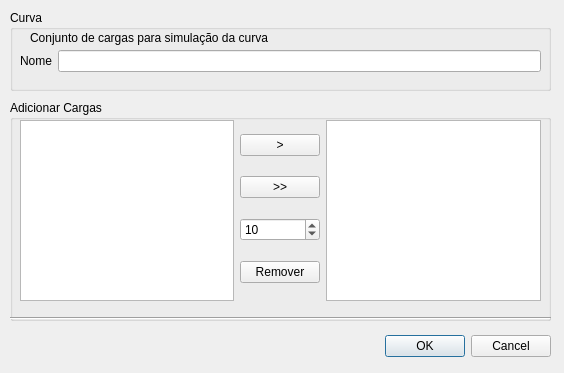
<?xml version="1.0" encoding="UTF-8"?>
<ui version="4.0">
 <class>NovaCurva</class>
 <widget class="QDialog" name="NovaCurva">
  <property name="geometry">
   <rect>
    <x>0</x>
    <y>0</y>
    <width>564</width>
    <height>373</height>
   </rect>
  </property>
  <property name="windowTitle">
   <string>Adicionar Curva</string>
  </property>
  <widget class="QDialogButtonBox" name="buttonBox">
   <property name="geometry">
    <rect>
     <x>210</x>
     <y>330</y>
     <width>341</width>
     <height>32</height>
    </rect>
   </property>
   <property name="orientation">
    <enum>Qt::Horizontal</enum>
   </property>
   <property name="standardButtons">
    <set>QDialogButtonBox::Cancel|QDialogButtonBox::Ok</set>
   </property>
  </widget>
  <widget class="QGroupBox" name="groupBox_3">
   <property name="geometry">
    <rect>
     <x>10</x>
     <y>10</y>
     <width>541</width>
     <height>81</height>
    </rect>
   </property>
   <property name="title">
    <string>Curva</string>
   </property>
   <widget class="QLabel" name="label_6">
    <property name="geometry">
     <rect>
      <x>20</x>
      <y>20</y>
      <width>361</width>
      <height>16</height>
     </rect>
    </property>
    <property name="text">
     <string>Conjunto de cargas para simulação da curva</string>
    </property>
   </widget>
   <widget class="QWidget" name="formLayoutWidget_2">
    <property name="geometry">
     <rect>
      <x>10</x>
      <y>40</y>
      <width>521</width>
      <height>31</height>
     </rect>
    </property>
    <layout class="QFormLayout" name="formLayout_2">
     <item row="0" column="0">
      <widget class="QLabel" name="carga_label_2">
       <property name="text">
        <string>Nome</string>
       </property>
      </widget>
     </item>
     <item row="0" column="1">
      <widget class="QLineEdit" name="curva_nome"/>
     </item>
    </layout>
   </widget>
  </widget>
  <widget class="QGroupBox" name="groupBox_2">
   <property name="geometry">
    <rect>
     <x>10</x>
     <y>100</y>
     <width>541</width>
     <height>221</height>
    </rect>
   </property>
   <property name="title">
    <string>Adicionar Cargas</string>
   </property>
   <widget class="QWidget" name="horizontalLayoutWidget_2">
    <property name="geometry">
     <rect>
      <x>10</x>
      <y>20</y>
      <width>521</width>
      <height>181</height>
     </rect>
    </property>
    <layout class="QHBoxLayout" name="horizontalLayout_2">
     <item>
      <widget class="QListWidget" name="loadList"/>
     </item>
     <item>
      <layout class="QVBoxLayout" name="verticalLayout_2">
       <item>
        <widget class="QPushButton" name="addOne">
         <property name="text">
          <string>&gt;</string>
         </property>
        </widget>
       </item>
       <item>
        <widget class="QPushButton" name="addMany">
         <property name="text">
          <string>&gt;&gt;</string>
         </property>
        </widget>
       </item>
       <item>
        <widget class="QSpinBox" name="loadNum">
         <property name="minimum">
          <number>1</number>
         </property>
         <property name="maximum">
          <number>100</number>
         </property>
         <property name="value">
          <number>10</number>
         </property>
        </widget>
       </item>
       <item>
        <widget class="QPushButton" name="removeLoad">
         <property name="text">
          <string>Remover</string>
         </property>
        </widget>
       </item>
      </layout>
     </item>
     <item>
      <widget class="QListWidget" name="addedLoadList"/>
     </item>
    </layout>
   </widget>
  </widget>
  <widget class="Line" name="line">
   <property name="geometry">
    <rect>
     <x>10</x>
     <y>310</y>
     <width>541</width>
     <height>16</height>
    </rect>
   </property>
   <property name="orientation">
    <enum>Qt::Horizontal</enum>
   </property>
  </widget>
 </widget>
 <resources/>
 <connections>
  <connection>
   <sender>buttonBox</sender>
   <signal>accepted()</signal>
   <receiver>NovaCurva</receiver>
   <slot>accept()</slot>
   <hints>
    <hint type="sourcelabel">
     <x>248</x>
     <y>254</y>
    </hint>
    <hint type="destinationlabel">
     <x>157</x>
     <y>274</y>
    </hint>
   </hints>
  </connection>
  <connection>
   <sender>buttonBox</sender>
   <signal>rejected()</signal>
   <receiver>NovaCurva</receiver>
   <slot>reject()</slot>
   <hints>
    <hint type="sourcelabel">
     <x>316</x>
     <y>260</y>
    </hint>
    <hint type="destinationlabel">
     <x>286</x>
     <y>274</y>
    </hint>
   </hints>
  </connection>
 </connections>
</ui>
